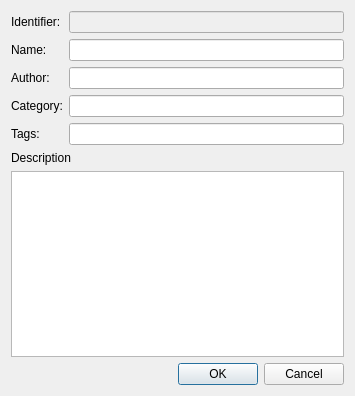
<?xml version="1.0" encoding="UTF-8"?>
<ui version="4.0">
 <class>SymbolInfoDialogForm</class>
 <widget class="QDialog" name="SymbolInfoDialogForm">
  <property name="geometry">
   <rect>
    <x>0</x>
    <y>0</y>
    <width>355</width>
    <height>396</height>
   </rect>
  </property>
  <property name="windowTitle">
   <string>Symbol Information</string>
  </property>
  <layout class="QGridLayout" name="gridLayout_4">
   <item row="0" column="0">
    <layout class="QGridLayout" name="gridLayout_2">
     <item row="0" column="0">
      <layout class="QFormLayout" name="formLayout">
       <item row="0" column="0">
        <widget class="QLabel" name="m_idLabel">
         <property name="text">
          <string>Identifier:</string>
         </property>
        </widget>
       </item>
       <item row="0" column="1">
        <widget class="QLineEdit" name="m_idLineEdit">
         <property name="enabled">
          <bool>false</bool>
         </property>
        </widget>
       </item>
       <item row="1" column="0">
        <widget class="QLabel" name="m_nameLabel">
         <property name="text">
          <string>Name:</string>
         </property>
        </widget>
       </item>
       <item row="1" column="1">
        <widget class="QLineEdit" name="m_nameLineEdit"/>
       </item>
       <item row="2" column="0">
        <widget class="QLabel" name="m_authorLabel">
         <property name="text">
          <string>Author:</string>
         </property>
        </widget>
       </item>
       <item row="2" column="1">
        <widget class="QLineEdit" name="m_authorLineEdit"/>
       </item>
       <item row="3" column="0">
        <widget class="QLabel" name="m_categoryLabel">
         <property name="text">
          <string>Category:</string>
         </property>
        </widget>
       </item>
       <item row="3" column="1">
        <widget class="QLineEdit" name="m_categoryLineEdit"/>
       </item>
       <item row="4" column="0">
        <widget class="QLabel" name="m_tagsLabel">
         <property name="text">
          <string>Tags:</string>
         </property>
        </widget>
       </item>
       <item row="4" column="1">
        <widget class="QLineEdit" name="m_tagsLineEdit"/>
       </item>
      </layout>
     </item>
     <item row="1" column="0">
      <layout class="QGridLayout" name="gridLayout">
       <item row="0" column="0">
        <widget class="QLabel" name="m_descriptionLabel">
         <property name="text">
          <string>Description</string>
         </property>
         <property name="alignment">
          <set>Qt::AlignLeading|Qt::AlignLeft|Qt::AlignTop</set>
         </property>
        </widget>
       </item>
       <item row="1" column="0">
        <widget class="QTextEdit" name="m_descriptionTextEdit">
         <property name="horizontalScrollBarPolicy">
          <enum>Qt::ScrollBarAlwaysOff</enum>
         </property>
         <property name="tabChangesFocus">
          <bool>true</bool>
         </property>
        </widget>
       </item>
      </layout>
     </item>
     <item row="2" column="0">
      <layout class="QGridLayout" name="gridLayout_3">
       <item row="0" column="0">
        <spacer name="horizontalSpacer">
         <property name="orientation">
          <enum>Qt::Horizontal</enum>
         </property>
         <property name="sizeHint" stdset="0">
          <size>
           <width>40</width>
           <height>20</height>
          </size>
         </property>
        </spacer>
       </item>
       <item row="0" column="1">
        <widget class="QPushButton" name="m_okPushButton">
         <property name="text">
          <string>OK</string>
         </property>
        </widget>
       </item>
       <item row="0" column="2">
        <widget class="QPushButton" name="m_cancelPushButton">
         <property name="text">
          <string>Cancel</string>
         </property>
        </widget>
       </item>
      </layout>
     </item>
    </layout>
   </item>
  </layout>
 </widget>
 <resources/>
 <connections>
  <connection>
   <sender>m_okPushButton</sender>
   <signal>clicked()</signal>
   <receiver>SymbolInfoDialogForm</receiver>
   <slot>accept()</slot>
   <hints>
    <hint type="sourcelabel">
     <x>168</x>
     <y>326</y>
    </hint>
    <hint type="destinationlabel">
     <x>70</x>
     <y>325</y>
    </hint>
   </hints>
  </connection>
  <connection>
   <sender>m_cancelPushButton</sender>
   <signal>clicked()</signal>
   <receiver>SymbolInfoDialogForm</receiver>
   <slot>reject()</slot>
   <hints>
    <hint type="sourcelabel">
     <x>218</x>
     <y>322</y>
    </hint>
    <hint type="destinationlabel">
     <x>91</x>
     <y>311</y>
    </hint>
   </hints>
  </connection>
 </connections>
</ui>
